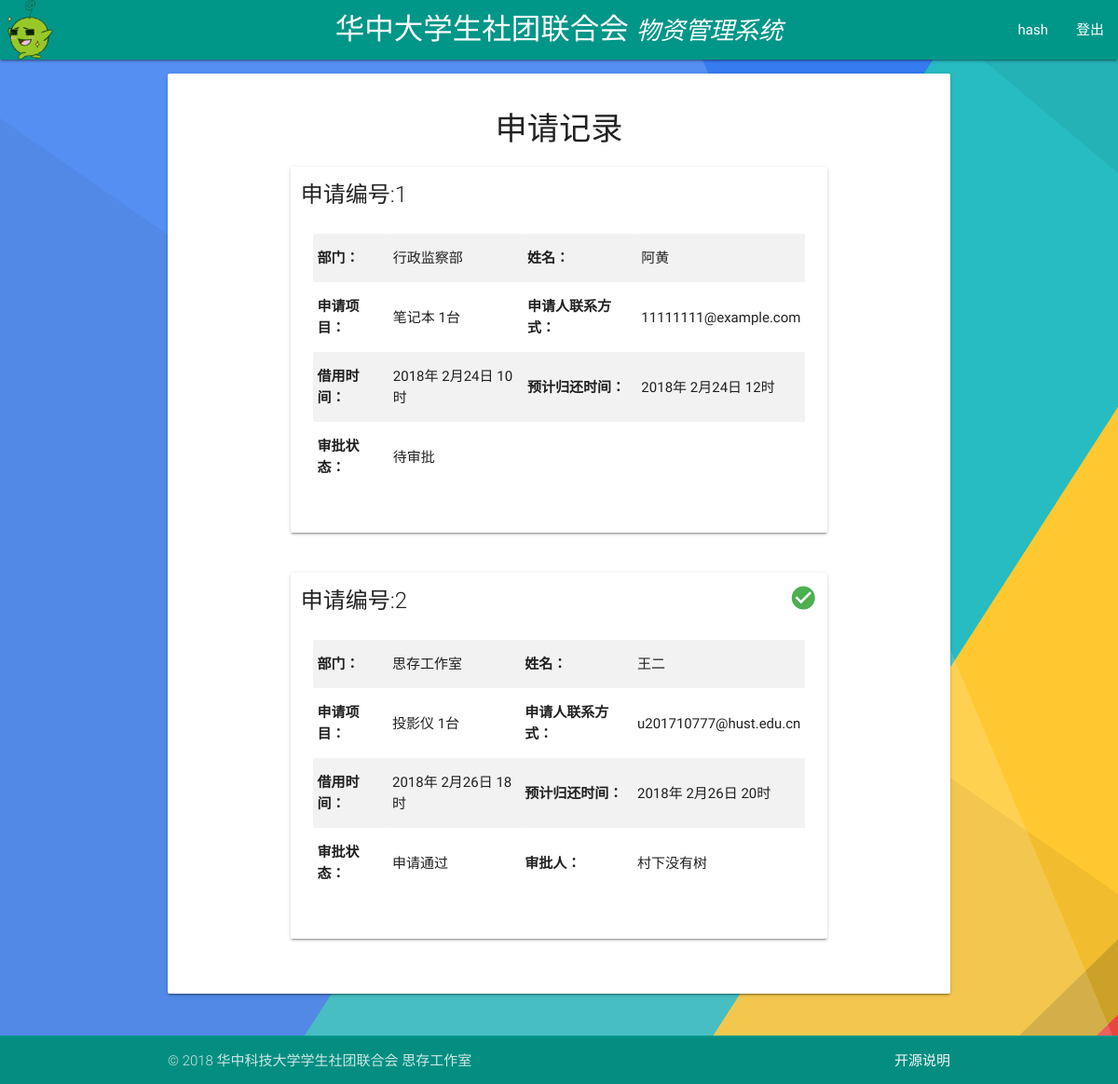
/records/ (signed in), run on the app's committed database.
### tables this page shows
CREATE TABLE MATERIAL
       (ID  INTEGER    PRIMARY KEY     AUTOINCREMENT,
       DEP     TEXT    NOT NULL,
       NAME    TEXT    NOT NULL,
       MATERIAL TEXT   NOT NULL,
       CONTACT TEXT    NOT NULL,
       STARTYEAR   INTEGER    NOT NULL,
       STARTMONTH   INTEGER    NOT NULL,
       STARTDAY   INTEGER    NOT NULL,
       STARTHOUR   INTEGER    NOT NULL,
       ENDINGYEAR  INTEGER    NOT NULL,
       ENDINGMONTH  INTEGER    NOT NULL,
       ENDINGDAY  INTEGER    NOT NULL,
       ENDINGHOUR  INTEGER    NOT NULL,
       STATUS  INTEGER NOT NULL,
       ADMIN   TEXT );

### app.py (the view)
@app.route('/records/')
@login_verify
def records():
    if 'id' in session:
        tablename = 'material'
    elif 'id2' in session:
        tablename = 'classroom'
    results = get_records(tablename, expire_date().year, expire_date().month)
    num = len(results)
    return render_template('records.html', msgs = results, num = num)

### app.py (called while the page is built)
def expire_date():
    a_month = timedelta(days=31)
    expire_date = date.today() - a_month
    return expire_date

def get_records(tablename, year, month):
    with sqlite3.connect(DATABASE) as database:
        c = database.cursor()
        cursor = c.execute('select * from %s where endingyear >= %d and endingmonth >= %d;'% (tablename, year, month))
        records = cursor.fetchall()
        return records

def login_verify(to_be_decorated):
    @wraps(to_be_decorated)
    def decorated(*args, **kwargs):
        if 'id' not in session and 'id2' not in session:
            flash("请登录！", category="error")     # NOTE: flash-msg show in the NEXT page
            return redirect(url_for('login'))
        return to_be_decorated(*args, **kwargs)
    return decorated

### templates/records.html (shortened to what this page needs)
{% extends "base.html" %}
{% block content %}
<div class="container">
  <div class="card-panel" style="margin-top:1em;">
<h4 class="center">申请记录</h4>
{% for i in range(0,num)  %}
<div class="container">
<div class="row">
<div class="card col s12">
      <div class="card-title" style="margin-top:0.5em;">  申请编号:{{ msgs[i][0] }}
        {% if msgs[i][13] == 0 %}
        <i class="material-icons right small"></i>
        {% elif msgs[i][13] == 1 %}
         <i class="material-icons  right small green-text">check_circle</i>
        {% elif msgs[i][13] == 2 %}
        <i class="material-icons right small red-text">event_busy</i>
        {% endif %}  </div>
      <div class="card-content">
      	<div class="row">
      		<table class="striped col s12">
            <tr>
              <th>部门：</th><td> {{ msgs[i][1] }}</td>
              <th>姓名：</th><td> {{ msgs[i][2] }}</td>
            </tr>
            <tr>
      				<th>申请项目：</th><td> {{ msgs[i][3] }} </td>
              <th>申请人联系方式：</th><td> {{ msgs[i][4] }} </td>
      			</tr>
            <tr>
      				<th>借用时间：</th><td> {{ msgs[i][5] }}年 {{ msgs[i][6] }}月{{ msgs[i][7] }}日  {{ msgs[i][8] }}时 </td>
      				<th>预计归还时间：</th><td> {{ msgs[i][9] }}年 {{ msgs[i][10] }}月{{ msgs[i][11] }}日  {{ msgs[i][12] }}时 </td>
      			</tr>
            <tr>
              <th>审批状态：</th>
              {% if msgs[i][13] == 0 %}
              <td> 待审批 </td>
              {% elif msgs[i][13] == 1 %}
              <td> 申请通过 </td>
              {% elif msgs[i][13] == 2 %}
              <td> 申请拒绝 </td>
              {% endif %}
              {% if msgs[i][14] != None  %}
              <th>审批人：</th><td> {{ msgs[i][14] }}</td>
              {% endif %}
                          </tr>
      		</table>
      	</div>
      </div>
      </div>
</div>
</div>
{% endfor %}
</div>
</div>
{% endblock %}

### static/css/footer_hack.css (style rules this page uses)
body { display: flex; min-height: 100vh; flex-direction: column; }

### templates/base.html (style rules this page uses)
body { background-image:url(/static/img/material-design-color-background.png); background-size: cover; }

### data on the page
MATERIAL: ID "1", DEP "行政监察部", NAME "阿黄", MATERIAL "笔记本 1台", CONTACT "11111111@example.com", STARTYEAR "2018", STARTMONTH "2", STARTDAY "24", STARTHOUR "10", ENDINGYEAR "2018", ENDINGMONTH "2", ENDINGDAY "24", ENDINGHOUR "12"
MATERIAL: ID "2", STATUS 1 (drawn), DEP "思存工作室", NAME "王二", MATERIAL "投影仪 1台", CONTACT "u201710777@hust.edu.cn", STARTYEAR "2018", STARTMONTH "2", STARTDAY "26", STARTHOUR "18", ENDINGYEAR "2018", ENDINGMONTH "2", ENDINGDAY "26", ENDINGHOUR "20", ADMIN "村下没有树"

### other printed values
{{ session['id'] }} "hash"
